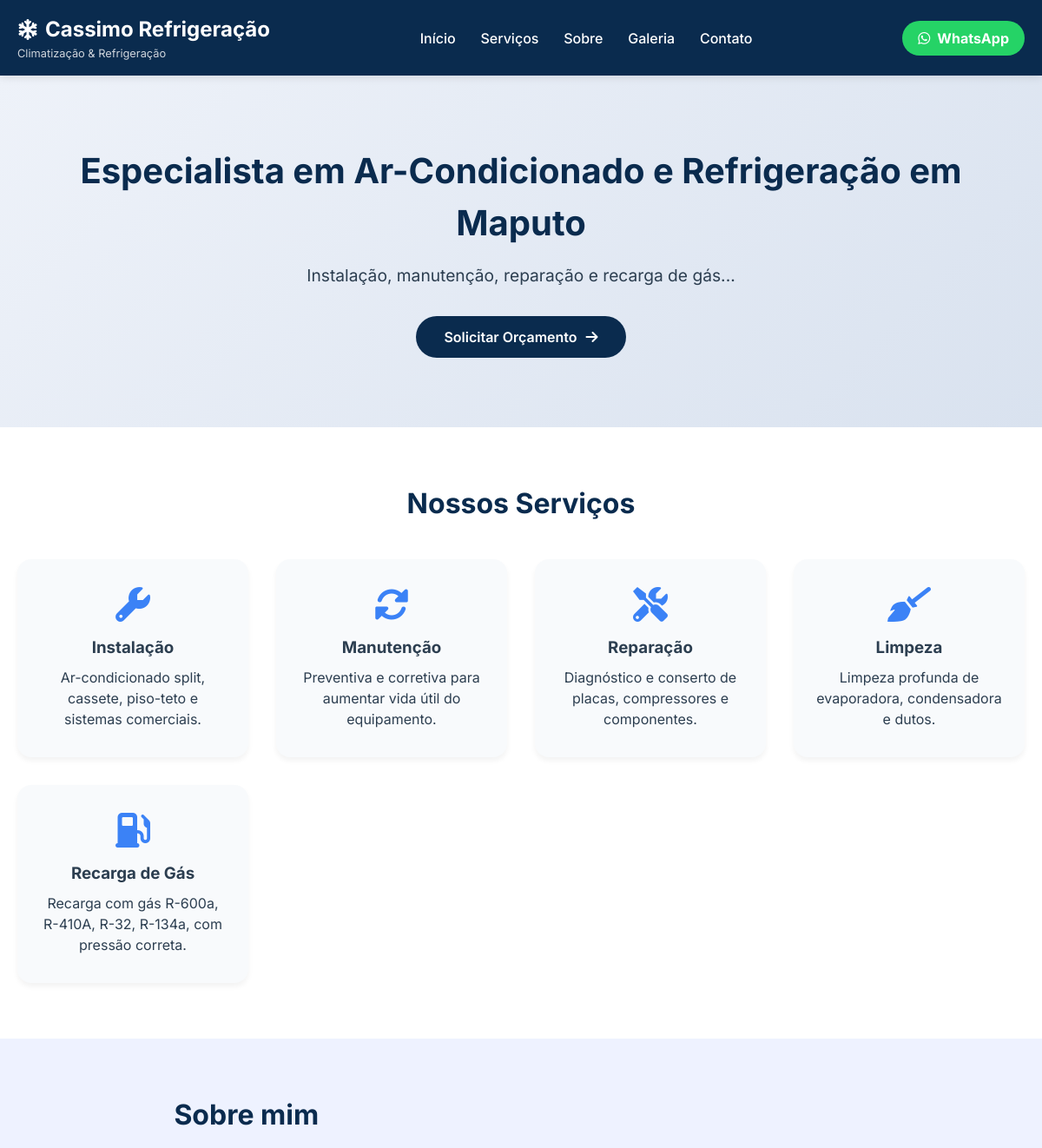
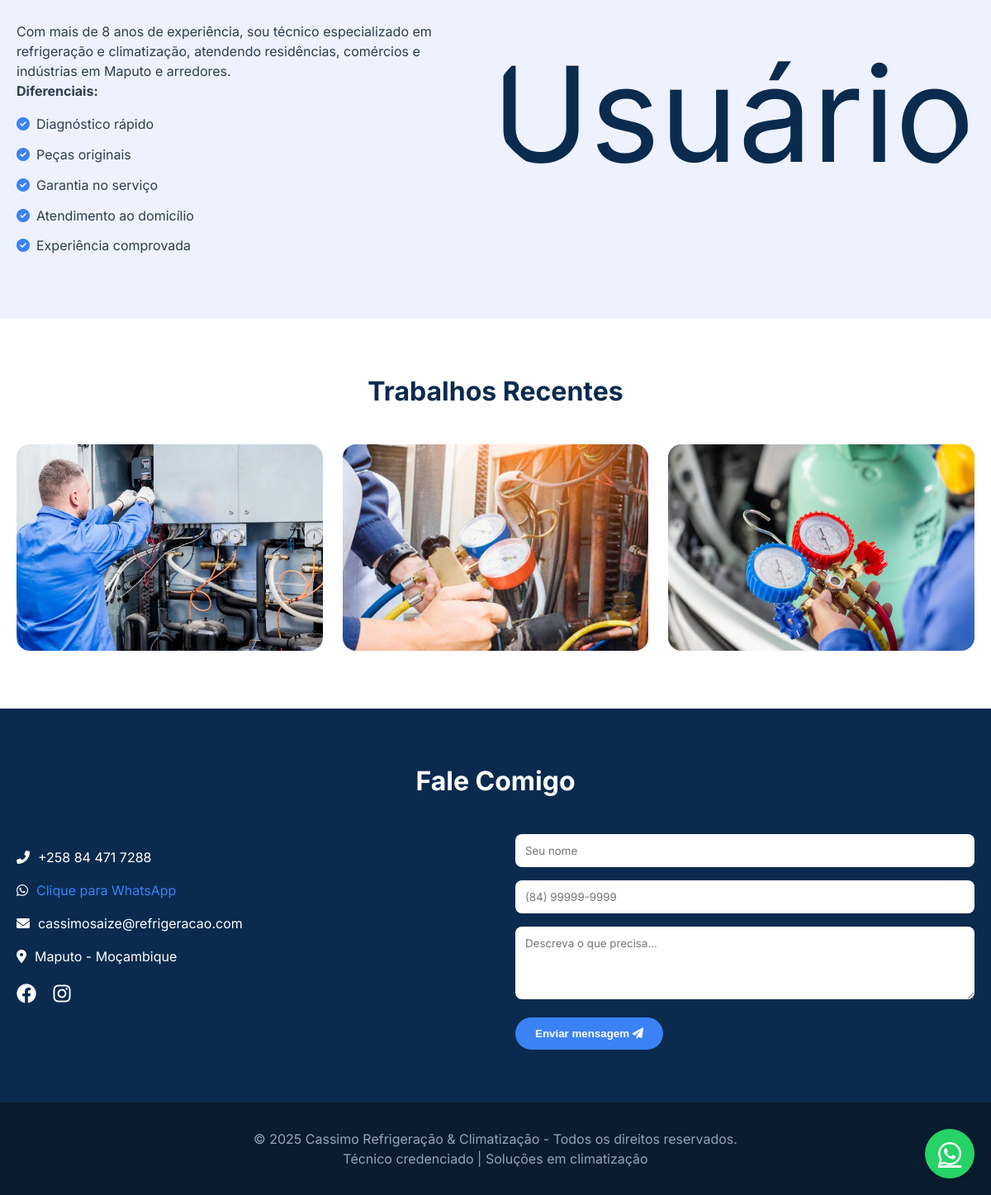
The page / on the database its author committed (2 pictures, top to bottom).
### core/models.py (models this page shows, shortened)
class HeroSection(models.Model):
    titulo = models.CharField('Título', max_length=200, default='Especialista em Ar-Condicionado e Refrigeração em Maputo')
    subtitulo = models.TextField('Subtítulo', default='Instalação, manutenção, reparação e recarga de gás...')
    botao_texto = models.CharField('Texto do botão', max_length=50, default='Solicitar Orçamento')
    botao_link = models.CharField('Link do botão', max_length=200, default='#contato')
    class Meta:
        verbose_name = 'Hero Section'
        verbose_name_plural = 'Hero Section'

class Servico(models.Model):
    icone = models.CharField('Classe do ícone (FontAwesome)', max_length=50, default='fas fa-wrench')
    titulo = models.CharField('Título do serviço', max_length=100)
    descricao = models.TextField('Descrição')
    ordem = models.IntegerField('Ordem de exibição', default=0)
    class Meta:
        ordering = ['ordem']
        verbose_name = 'Serviço'
        verbose_name_plural = 'Serviços'

class Sobre(models.Model):
    titulo = models.CharField('Título da seção', max_length=100, default='Sobre mim')
    texto = models.TextField('Texto principal')
    icone_diferencial = models.CharField('Ícone dos diferenciais', max_length=50, default='fas fa-check-circle')
    diferenciais = models.TextField('Lista de diferenciais (um por linha)', help_text='Exemplo:\nDiagnóstico rápido\nPeças originais')
    class Meta:
        verbose_name = 'Sobre'
        verbose_name_plural = 'Sobre'
    def get_diferenciais_list(self):
        return [item.strip() for item in self.diferenciais.split('\n') if item.strip()]

class ImagemGaleria(models.Model):
    titulo = models.CharField('Título/Alt', max_length=200, blank=True)
    imagem = models.ImageField('Imagem', upload_to='galeria/')
    ordem = models.IntegerField('Ordem', default=0)
    class Meta:
        ordering = ['ordem']
        verbose_name = 'Imagem da Galeria'
        verbose_name_plural = 'Imagens da Galeria'
    def thumbnail(self):
        return format_html('<img src="{}" width="50" height="50" style="object-fit:cover;" />', self.imagem.url)
    thumbnail.short_description = 'Pré-visualização'

### core/views.py (the view)
# urls.py: path('', views.home, name='home'),
def home(request):
    if request.method == 'POST':
        form = ContactForm(request.POST)
        if form.is_valid():
            form.save()
            messages.success(request, 'Mensagem enviada com sucesso! Entrarei em contato em breve.')
            return redirect('home')  # redireciona para a mesma página (evita reenvio)
        else:
            messages.error(request, 'Erro ao enviar. Verifique os campos.')
    else:
        form = ContactForm()  # formulário vazio para GET
    hero = HeroSection.objects.first()
    sobre = Sobre.objects.first()
    contato = ContatoInfo.objects.first()
    servicos = Servico.objects.all()
    galeria = ImagemGaleria.objects.all()
    redes_sociais = RedeSocial.objects.all()
    context = {
        'hero': hero,
        'sobre': sobre,
        'contato': contato,
        'servicos': servicos,
        'galeria': galeria,
        'redes_sociais': redes_sociais,
        'form': form,  # ← ESSA LINHA É ESSENCIAL
    }
    return render(request, 'index.html', context)

### core/forms.py
class ContactForm(forms.ModelForm):
    class Meta:
        model = ContactMessage
        fields = ['name', 'phone', 'message']
        widgets = {
            'name': forms.TextInput(attrs={'class': 'form-control', 'placeholder': 'Seu nome'}),
            'phone': forms.TextInput(attrs={'class': 'form-control', 'placeholder': '(84) 99999-9999'}),
            'message': forms.Textarea(attrs={'class': 'form-control', 'rows': 4, 'placeholder': 'Descreva o que precisa...'}),
        }

### templates/index.html (shortened to what this page needs)
{% extends 'base.html' %}
{% load static %}
{% block content %}
<header>
    <div class="container header-container">
        <div class="logo">
            <h1><i class="fas fa-snowflake"></i> Cassimo Refrigeração</h1>
            <p>Climatização & Refrigeração</p>
        </div>
        <nav>
            <ul>
                <li><a href="#inicio">Início</a></li>
                <li><a href="#servicos">Serviços</a></li>
                <li><a href="#sobre">Sobre</a></li>
                <li><a href="#galeria">Galeria</a></li>
                <li><a href="#contato">Contato</a></li>
            </ul>
        </nav>
        <a href="https://wa.me/258840000000?text=Olá!%20Gostaria%20de%20um%20orçamento" class="btn-whatsapp-header" target="_blank">
            <i class="fab fa-whatsapp"></i> WhatsApp
        </a>
    </div>
</header>
{% if hero %}
    <section id="inicio" class="hero">
        <div class="container hero-content">
            <h2>{{ hero.titulo }}</h2>
            <p>{{ hero.subtitulo }}</p>
            <a href="#contato" class="btn-orcamento">{{ hero.botao_texto }} <i class="fas fa-arrow-right"></i></a>
        </div>
    </section>
{% endif %}
<section id="servicos" class="servicos">
    <div class="container">
        <h2 class="section-title">Nossos Serviços</h2>
        <div class="cards-grid">
            {% for servico in servicos %}
            <div class="card">
                <i class="{{ servico.icone }}"></i>
                <h3>{{ servico.titulo }}</h3>
                <p>{{ servico.descricao }}</p>
            </div>
            {% endfor %}
        </div>
    </div>
</section>
<section id="sobre" class="sobre">
    <div class="container">
        <div class="sobre-grid">
            <div class="sobre-texto">
                {% if sobre %}
                <h2 class="section-title">{{ sobre.titulo }}</h2>
                <p>{{ sobre.texto }}</p>
                {% endif %}
                <p><strong>Diferenciais:</strong></p>
                <ul class="lista-diferenciais">
                    {% for item in sobre.get_diferenciais_list %}
                        <li>
                            <i class="{{ sobre.icone_diferencial }}"></i>
                            {{ item }}
                        </li>
                    {% endfor %}
                </ul>
            </div>
            <div class="sobre-img">
                <img src="/media/user.png" alt="Usuário" style="width: 135px;">
            </div>
        </div>
    </div>
</section>
<section id="galeria" class="galeria">
    <div class="container">
        <h2 class="section-title">Trabalhos Recentes</h2>
        <div class="galeria-grid">
            {% for img in galeria %}
            <div class="galeria-item">
                {% if img.imagem %}
                    <img src="{{ img.imagem.url }}" alt="{{ img.titulo }}">
                {% endif %}
            </div>
            {% empty %}
            <p>Nenhuma imagem cadastrada.</p>
            {% endfor %}
        </div>
    </div>
</section>
<section id="contato" class="contato">
    <div class="container">
        <h2 class="section-title">Fale Comigo</h2>
        <div class="contato-wrapper">
            <div class="info-contato">
                <p><i class="fas fa-phone-alt"></i> +258 84 471 7288</p>
                <p><i class="fab fa-whatsapp"></i> <a href="https://wa.me/258844717288" target="_blank">Clique para WhatsApp</a></p>
                <p><i class="fas fa-envelope"></i> cassimosaize@refrigeracao.com</p>
                <p><i class="fas fa-map-marker-alt"></i> Maputo - Moçambique</p>
                <div class="redes-sociais">
                    <a href="#"><i class="fab fa-facebook"></i></a>
                    <a href="#"><i class="fab fa-instagram"></i></a>
                </div>
            </div>
            <div class="form-contato">
                <form method="post" action="">
                    {{ form.name }}
                    {{ form.phone }}
                    {{ form.message }}
                    <button type="submit" class="btn-enviar">Enviar mensagem <i class="fas fa-paper-plane"></i></button>
                </form>
            </div>
        </div>
    </div>
</section>
<footer>
    <div class="container">
        <p>&copy; 2025 Cassimo Refrigeração & Climatização - Todos os direitos reservados.</p>
        <p>Técnico credenciado | Soluções em climatização</p>
    </div>
</footer>
<a href="https://wa.me/258844717288?text=Olá!%20Preciso%20de%20um%20orçamento%20para%20refrigeração" class="whatsapp-float" target="_blank">
    <i class="fab fa-whatsapp"></i>
</a>
{% endblock %}

### static/css/style.css (style rules this page uses)
* { margin: 0; padding: 0; box-sizing: border-box; scroll-behavior: smooth; }
body { font-family: 'Inter', sans-serif; color: #2c3e50; line-height: 1.5; }
.container { max-width: 1200px; margin: 0 auto; padding: 0 20px; }
header { background: #0a2b4e; color: white; padding: 1rem 0; position: sticky; top: 0; z-index: 1000; box-shadow: 0 2px 10px rgba(0, 0, 0, 0.1); }
.header-container { display: flex; justify-content: space-between; align-items: center; flex-wrap: wrap; gap: 1rem; }
.logo h1 { font-size: 1.5rem; display: flex; align-items: center; gap: 0.5rem; }
.logo p { font-size: 0.8rem; opacity: 0.8; }
nav ul { display: flex; gap: 1.8rem; list-style: none; }
nav a { color: white; text-decoration: none; font-weight: 500; transition: 0.3s; }
.btn-whatsapp-header { background: #25d366; padding: 8px 18px; border-radius: 40px; color: white; font-weight: bold; text-decoration: none; display: flex; align-items: center; gap: 8px; transition: 0.3s; }
.hero { background: linear-gradient(135deg, #eef2f9 0%, #d9e2ef 100%); padding: 5rem 0; text-align: center; }
.hero-content h2 { font-size: 2.5rem; color: #0a2b4e; margin-bottom: 1rem; }
.hero-content p { font-size: 1.2rem; max-width: 700px; margin: 0 auto 2rem; color: #2c3e50; }
.btn-orcamento { background: #0a2b4e; color: white; padding: 12px 32px; border-radius: 40px; text-decoration: none; font-weight: 600; display: inline-flex; align-items: center; gap: 10px; transition: 0.3s; }
.servicos { padding: 4rem 0; background: white; }
.section-title { text-align: center; font-size: 2rem; margin-bottom: 2.5rem; color: #0a2b4e; position: relative; }
.cards-grid { display: grid; grid-template-columns: repeat(auto-fit, minmax(250px, 1fr)); gap: 2rem; }
.card { background: #f8fafc; padding: 2rem 1.5rem; text-align: center; border-radius: 16px; transition: 0.3s; box-shadow: 0 4px 6px rgba(0, 0, 0, 0.05); }
.card i { font-size: 2.5rem; color: #3b82f6; margin-bottom: 1rem; }
.card h3 { margin-bottom: 0.5rem; }
.sobre { background: #eef2ff; padding: 4rem 0; }
.sobre-grid { display: grid; grid-template-columns: 1fr 1fr; gap: 3rem; align-items: center; }
.sobre-texto ul { list-style: none; margin-top: 1rem; }
.sobre-texto li { margin: 0.8rem 0; display: flex; align-items: center; gap: 8px; }
.sobre-texto i { color: #3b82f6; }
.sobre-img { text-align: center; font-size: 10rem; color: #0a2b4e; }
.sobre-img img { width: 150px; height: 150px; border-radius: 50%; object-fit: cover; }
.galeria { padding: 4rem 0; }
.galeria-grid { display: grid; grid-template-columns: repeat(auto-fit, minmax(280px, 1fr)); gap: 1.5rem; }
.galeria-item img { width: 100%; height: 250px; object-fit: cover; border-radius: 16px; transition: 0.3s; }
.contato { background: #0a2b4e; color: white; padding: 4rem 0; }
.contato .section-title { color: white; }
.contato-wrapper { display: grid; grid-template-columns: 1fr 1fr; gap: 3rem; }
.info-contato p { margin: 1rem 0; display: flex; align-items: center; gap: 10px; }
.info-contato a { color: #3b82f6; text-decoration: none; }
.redes-sociais a { color: white; font-size: 1.5rem; margin-right: 1rem; transition: 0.3s; }
.form-contato input, .form-contato textarea { width: 100%; padding: 12px; margin-bottom: 1rem; border: none; border-radius: 8px; font-family: inherit; }
.btn-enviar { background: #3b82f6; color: white; border: none; padding: 12px 24px; border-radius: 40px; cursor: pointer; font-weight: bold; transition: 0.3s; }
footer { background: #0a1c2f; color: #94a3b8; text-align: center; padding: 2rem 0; }
.whatsapp-float { position: fixed; bottom: 20px; right: 20px; background: #25d366; color: white; width: 60px; height: 60px; border-radius: 50%; display: flex; align-items: center; justify-content: center; font-size: 2rem; box-shadow: 0 4px 10px rgba(0, 0, 0, 0.2); transition: 0.3s; z-index: 99; }

### rows shown on the page
HeroSection: titulo "Especialista em Ar-Condicionado e Refrigeração em Maputo", subtitulo "Instalação, manutenção, reparação e recarga de gás...", botao_texto "Solicitar Orçamento"
Servico: titulo "Instalação", descricao "Ar-condicionado split, cassete, piso-teto e sistemas comerciais."
Servico: titulo "Manutenção", descricao "Preventiva e corretiva para aumentar vida útil do equipamento."
Servico: titulo "Reparação", descricao "Diagnóstico e conserto de placas, compressores e componentes."
Servico: titulo "Limpeza", descricao "Limpeza profunda de evaporadora, condensadora e dutos."
Servico: titulo "Recarga de Gás", descricao "Recarga com gás R-600a, R-410A, R-32, R-134a, com pressão correta."
Sobre: titulo "Sobre mim", texto "Com mais de 8 anos de experiência, sou técnico especializado em refrigeração e climatização, atendendo residências, comércios e indústrias em Maputo e arredores."
ImagemGaleria: imagem (picture)
ImagemGaleria: imagem (picture)
ImagemGaleria: imagem (picture)

### other values the page prints
{{ item }} "Diagnóstico rápido" "Peças originais" "Garantia no serviço" "Atendimento ao domicílio" "Experiência comprovada"
